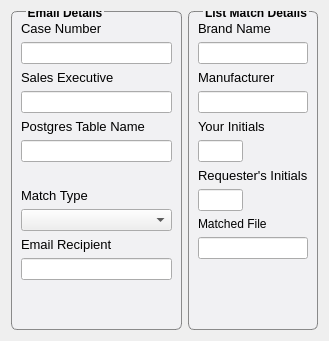
      <widget class="QWidget" name="listMatchTab">
       <attribute name="title">
        <string>List Match</string>
       </attribute>
       <layout class="QHBoxLayout" name="horizontalLayout">
        <item>
         <widget class="QGroupBox" name="groupBox_2">
          <property name="styleSheet">
           <string notr="true">QGroupBox {
font-weight: bold;
border: 1.4px solid rgb(110, 110, 110, 200);
border-radius: 6px;
background: rgb(248, 248, 255, 70);
margin-top: 0.5em;
}

QGroupBox::title {
top: -5px;
left: 15px
}

QLabel {
background: rgb(248, 248, 255, 0);
}

QCheckBox {
background: rgb(248, 248, 255, 0);
}</string>
          </property>
          <property name="title">
           <string>Email Details</string>
          </property>
          <layout class="QGridLayout" name="gridLayout_9">
           <item row="1" column="0">
            <widget class="QLineEdit" name="caseNumber_line_edit">
             <property name="styleSheet">
              <string notr="true"/>
             </property>
             <property name="text">
              <string/>
             </property>
            </widget>
           </item>
           <item row="4" column="0">
            <widget class="QLabel" name="label_32">
             <property name="font">
              <font>
               <pointsize>10</pointsize>
              </font>
             </property>
             <property name="text">
              <string>Postgres Table Name</string>
             </property>
            </widget>
           </item>
           <item row="2" column="0">
            <widget class="QLabel" name="label_34">
             <property name="font">
              <font>
               <pointsize>10</pointsize>
              </font>
             </property>
             <property name="text">
              <string>Sales Executive</string>
             </property>
            </widget>
           </item>
           <item row="5" column="0">
            <widget class="QLineEdit" name="postgresTable_line_edit">
             <property name="text">
              <string/>
             </property>
            </widget>
           </item>
           <item row="10" column="0">
            <widget class="QLineEdit" name="emailTo_line_edit">
             <property name="text">
              <string/>
             </property>
            </widget>
           </item>
           <item row="3" column="0">
            <widget class="QLineEdit" name="saleExecutive_line_edit">
             <property name="text">
              <string/>
             </property>
            </widget>
           </item>
           <item row="8" column="0">
            <widget class="QComboBox" name="emailMatchType_comboBox">
             <item>
              <property name="text">
               <string/>
              </property>
             </item>
             <item>
              <property name="text">
               <string>ME + 3PT Match</string>
              </property>
             </item>
             <item>
              <property name="text">
               <string>ME Exact Match</string>
              </property>
             </item>
             <item>
              <property name="text">
               <string>NPI Exact Match</string>
              </property>
             </item>
             <item>
              <property name="text">
               <string>NPI + 3PT Match</string>
              </property>
             </item>
             <item>
              <property name="text">
               <string>NPI + ME + 3PT Match</string>
              </property>
             </item>
             <item>
              <property name="text">
               <string>NPI + ME Exact Match</string>
              </property>
             </item>
             <item>
              <property name="text">
               <string>3PT Fuzzy Match</string>
              </property>
             </item>
            </widget>
           </item>
           <item row="11" column="0">
            <spacer name="verticalSpacer_4">
             <property name="orientation">
              <enum>Qt::Vertical</enum>
             </property>
             <property name="sizeHint" stdset="0">
              <size>
               <width>20</width>
               <height>40</height>
              </size>
             </property>
            </spacer>
           </item>
           <item row="7" column="0">
            <widget class="QLabel" name="Labelfdfd_2">
             <property name="font">
              <font>
               <pointsize>10</pointsize>
              </font>
             </property>
             <property name="text">
              <string>Match Type</string>
             </property>
            </widget>
           </item>
           <item row="0" column="0">
            <widget class="QLabel" name="label_33">
             <property name="font">
              <font>
               <pointsize>10</pointsize>
              </font>
             </property>
             <property name="text">
              <string>Case Number</string>
             </property>
            </widget>
           </item>
           <item row="9" column="0">
            <widget class="QLabel" name="label_31">
             <property name="font">
              <font>
               <pointsize>10</pointsize>
              </font>
             </property>
             <property name="text">
              <string>Email Recipient</string>
             </property>
            </widget>
           </item>
           <item row="6" column="0">
            <widget class="QLabel" name="tableLabel">
             <property name="text">
              <string/>
             </property>
            </widget>
           </item>
          </layout>
         </widget>
        </item>
        <item>
         <widget class="QGroupBox" name="listMatchGroupBox">
          <property name="styleSheet">
           <string notr="true">QGroupBox {
font-weight: bold;
border: 1.4px solid rgb(110, 110, 110, 200);
border-radius: 6px;
background: rgb(248, 248, 255, 70);
margin-top: 0.5em;
}

QGroupBox::title {
top: -5px;
left: 15px
}

QLabel {
background: rgb(248, 248, 255, 0);
}

QCheckBox {
background: rgb(248, 248, 255, 0);
}</string>
          </property>
          <property name="title">
           <string>List Match Details</string>
          </property>
          <layout class="QGridLayout" name="gridLayout_10">
           <item row="7" column="0">
            <widget class="QLineEdit" name="requestInit_line_edit">
             <property name="maximumSize">
              <size>
               <width>45</width>
               <height>16777215</height>
              </size>
             </property>
             <property name="text">
              <string/>
             </property>
            </widget>
           </item>
           <item row="0" column="0">
            <widget class="QLabel" name="label_14">
             <property name="font">
              <font>
               <pointsize>10</pointsize>
              </font>
             </property>
             <property name="text">
              <string>Brand Name</string>
             </property>
            </widget>
           </item>
           <item row="2" column="0">
            <widget class="QLabel" name="label_20">
             <property name="font">
              <font>
               <pointsize>10</pointsize>
              </font>
             </property>
             <property name="text">
              <string>Manufacturer</string>
             </property>
            </widget>
           </item>
           <item row="10" column="0">
            <spacer name="verticalSpacer_5">
             <property name="orientation">
              <enum>Qt::Vertical</enum>
             </property>
             <property name="sizeHint" stdset="0">
              <size>
               <width>20</width>
               <height>40</height>
              </size>
             </property>
            </spacer>
           </item>
           <item row="4" column="0">
            <widget class="QLabel" name="label_17">
             <property name="font">
              <font>
               <pointsize>10</pointsize>
              </font>
             </property>
             <property name="text">
              <string>Your Initials</string>
             </property>
            </widget>
           </item>
           <item row="5" column="0">
            <widget class="QLineEdit" name="myInit_line_edit">
             <property name="maximumSize">
              <size>
               <width>45</width>
               <height>16777215</height>
              </size>
             </property>
             <property name="text">
              <string/>
             </property>
            </widget>
           </item>
           <item row="6" column="0">
            <widget class="QLabel" name="label_35">
             <property name="font">
              <font>
               <pointsize>10</pointsize>
              </font>
             </property>
             <property name="text">
              <string>Requester's Initials</string>
             </property>
            </widget>
           </item>
           <item row="1" column="0">
            <widget class="QLineEdit" name="brandName_line_edit">
             <property name="text">
              <string/>
             </property>
            </widget>
           </item>
           <item row="3" column="0">
            <widget class="QLineEdit" name="presalesManuName_line_edit">
             <property name="text">
              <string/>
             </property>
            </widget>
           </item>
           <item row="9" column="0">
            <widget class="QLineEdit" name="suppFilePath_lineEdit"/>
           </item>
           <item row="8" column="0">
            <widget class="QLabel" name="label_12">
             <property name="text">
              <string>Matched File</string>
             </property>
            </widget>
           </item>
          </layout>
         </widget>
        </item>
       </layout>
      </widget>
